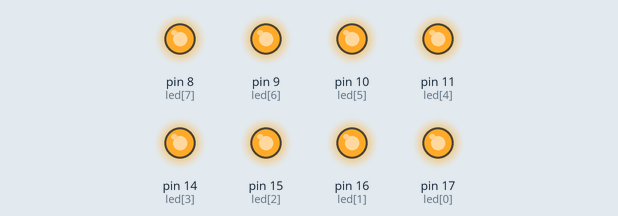
Bench run of a sketch on a simulated Arduino Uno, built with avr-gcc and run on an emulated ATmega328P. Parts: output pins drawn as LEDs (lit = HIGH).

Above: at 0.1 s.
At 4.9 s:
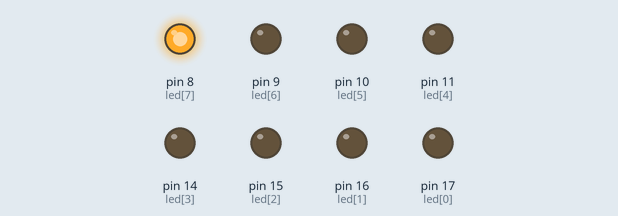
At 9.9 s:
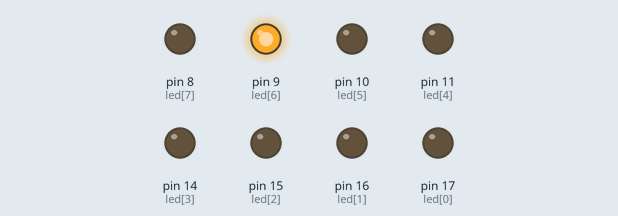
At 19.9 s:
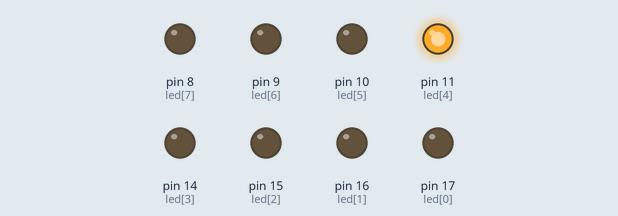
At 29.7 s:
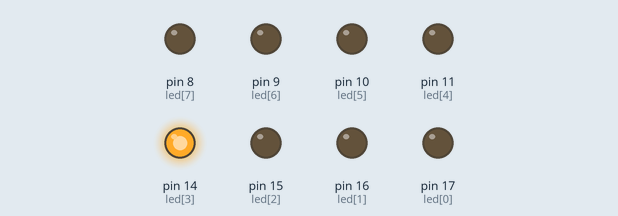
At 39.7 s:
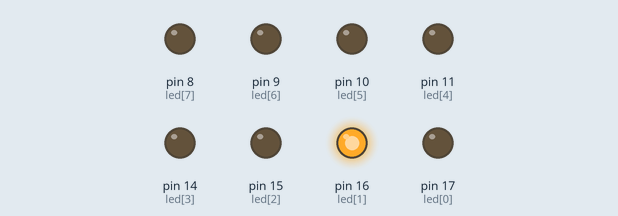
Timing chart, 0 to 40.0 s (numbered marks = the images above):
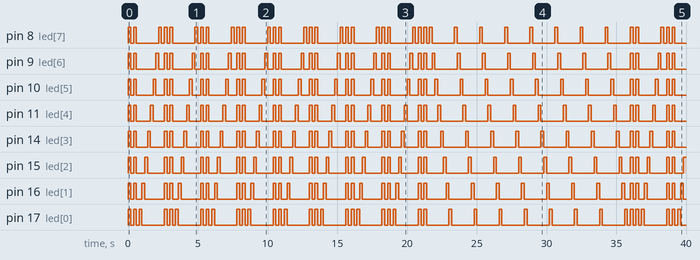

The sketch:

lab02_2.ino
```cpp
const byte NUM=8;
const byte led[]={17,16,15,14,11,10,9,8};
const int delaytime=200;
int i,ii;
void setup()
{
 for(ii=0;ii<NUM;ii++)
{
 pinMode(led[ii],OUTPUT);
 digitalWrite(led[ii],LOW);
}
}
void loop()
{
  for(ii=0;ii<NUM;ii++) /*設定全亮*/
{
 pinMode(led[ii],OUTPUT);
 digitalWrite(led[ii],HIGH);
}
 delay(delaytime);
 for(ii=0;ii<NUM;ii++) /*設定全暗*/
{
 pinMode(led[ii],OUTPUT);
 digitalWrite(led[ii],LOW);
}
 delay(delaytime);
 for(ii=0;ii<NUM;ii++) /*設定全亮*/
{
 pinMode(led[ii],OUTPUT);
 digitalWrite(led[ii],HIGH);
}
 delay(delaytime);
 for(ii=0;ii<NUM;ii++) /*設定全暗*/
{
 pinMode(led[ii],OUTPUT);
 digitalWrite(led[ii],LOW);
}
 delay(delaytime);
 for(i=1;i<=8;i++)
 {
 for(ii=0;ii<NUM;ii++) /* 從左邊第一個燈開始亮*/
{
 digitalWrite(led[ii],HIGH);
 delay(delaytime);
 digitalWrite(led[ii],LOW); /*暗*/
}
 for(ii=0;ii<NUM;ii++) /*設定全暗*/
{
 pinMode(led[ii],OUTPUT);
 digitalWrite(led[ii],LOW);
}
 delay(delaytime);
  for(ii=0;ii<NUM;ii++) /*設定全亮*/
{
 pinMode(led[ii],OUTPUT);
 digitalWrite(led[ii],HIGH);
}
 delay(delaytime);
 for(ii=0;ii<NUM;ii++) /*設定全暗*/
{
 pinMode(led[ii],OUTPUT);
 digitalWrite(led[ii],LOW);
}
 delay(delaytime);
 for(ii=0;ii<NUM;ii++) /*設定全亮*/
{
 pinMode(led[ii],OUTPUT);
 digitalWrite(led[ii],HIGH);
}
 delay(delaytime);
 for(ii=0;ii<NUM;ii++) /*設定全暗*/
{
 pinMode(led[ii],OUTPUT);
 digitalWrite(led[ii],LOW);
}
 delay(delaytime);
 }
 for(i=1;i<=8;i++)
 {
for(ii=NUM-1;ii>=0;ii--) /*從右邊第一個開始亮*/
{
 digitalWrite(led[ii],HIGH);
 delay(delaytime);
 digitalWrite(led[ii],LOW); /*亮完暗掉*/
}
for(ii=0;ii<NUM;ii++)
{
 pinMode(led[ii],OUTPUT);
 digitalWrite(led[ii],LOW);
}
delay(delaytime);
 }
}
```

Measured:
- by itself, pin 8 (led[7]): LOW → HIGH at 0.00 s, → LOW 0.20 s later, → HIGH 0.20 s later, → LOW 0.20 s later, … (78 changes in this stretch)
- by itself, pin 9 (led[6]): LOW → HIGH at 0.00 s, → LOW 0.20 s later, → HIGH 0.20 s later, → LOW 0.20 s later, … (78 changes in this stretch)
- by itself, pin 10 (led[5]): LOW → HIGH at 0.00 s, → LOW 0.20 s later, → HIGH 0.20 s later, → LOW 0.20 s later, … (78 changes in this stretch)
- by itself, pin 11 (led[4]): LOW → HIGH at 0.00 s, → LOW 0.20 s later, → HIGH 0.20 s later, → LOW 0.20 s later, … (78 changes in this stretch)
- by itself, pin 14 (led[3]): LOW → HIGH at 0.00 s, → LOW 0.20 s later, → HIGH 0.20 s later, → LOW 0.20 s later, … (78 changes in this stretch)
- by itself, pin 15 (led[2]): LOW → HIGH at 0.00 s, → LOW 0.20 s later, → HIGH 0.20 s later, → LOW 0.20 s later, … (79 changes in this stretch)
- by itself, pin 16 (led[1]): LOW → HIGH at 0.00 s, → LOW 0.20 s later, → HIGH 0.20 s later, → LOW 0.20 s later, … (80 changes in this stretch)
- by itself, pin 17 (led[0]): LOW → HIGH at 0.00 s, → LOW 0.20 s later, → HIGH 0.20 s later, → LOW 0.20 s later, … (80 changes in this stretch)
